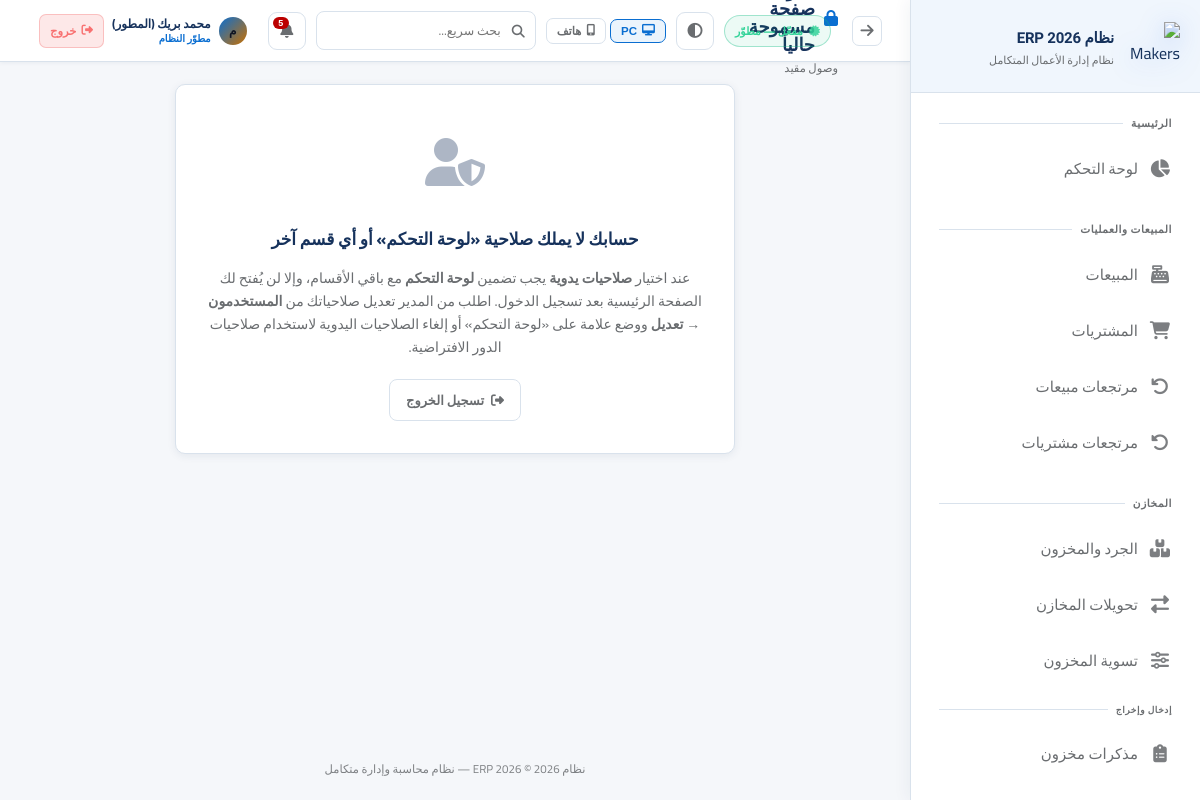
The app's page /access-restricted (signed in) with its own data.
### app.py (models this page shows, shortened)
class AppSetting(db.Model):
    id = db.Column(db.Integer, primary_key=True)
    key = db.Column(db.String(80), unique=True, nullable=False)
    value = db.Column(db.Text)

class User(UserMixin, db.Model):
    id = db.Column(db.Integer, primary_key=True)
    username = db.Column(db.String(80), unique=True, nullable=False)
    password_hash = db.Column(db.String(256))
    full_name = db.Column(db.String(120))
    role = db.Column(db.String(20), default='user')  # developer, admin, manager, user
    branch_id = db.Column(db.Integer, db.ForeignKey('branch.id'))
    is_active = db.Column(db.Boolean, default=True)
    created_at = db.Column(db.DateTime, default=datetime.utcnow)
    last_seen = db.Column(db.DateTime, nullable=True)
    last_ip = db.Column(db.String(64), nullable=True)
    last_user_agent = db.Column(db.String(256), nullable=True)
    permissions = db.Column(db.Text)  # JSON list of permission keys; empty = استخدام صلاحيات الدور

### app.py (the view)
@app.route('/access-restricted')
@login_required
def access_restricted():
    return render_template('access_restricted.html')

### app.py (called while the page is built, shortened)
@login_manager.user_loader
def load_user(user_id):
    return User.query.get(int(user_id))

def user_can(user, perm: str) -> bool:
    if not user or not user.is_authenticated:
        return False
    if getattr(user, 'role', None) == 'developer':
        return True

def user_can_approve_transfers(user) -> bool:
    if not user or not user.is_authenticated:
        return False
    if getattr(user, 'role', None) in ('developer', 'admin'):
        return True
    custom = _perm_list_from_user(user)
    if custom is not None:
        return 'transfer_approve' in custom
    return False

def user_can_delete_users_account(user) -> bool:
    if not user or not user.is_authenticated:
        return False
    if getattr(user, 'role', None) == 'developer':
        return True

def permission_keys_for_editor(viewer):
    if not viewer or not getattr(viewer, 'is_authenticated', False):
        return [x for x in PERMISSION_KEYS if x[0] not in DEVELOPER_ONLY_PERMS]
    if getattr(viewer, 'role', None) == 'developer':
        return list(PERMISSION_KEYS)
    return [x for x in PERMISSION_KEYS if x[0] not in DEVELOPER_ONLY_PERMS]

def subscription_status_for_ui():
    if not current_user.is_authenticated:
        return None
    gs = get_app_settings_dict(branch_id=None)
    lic_msg = (gs.get('license_expiry_message') or DEFAULT_SETTINGS.get('license_expiry_message', '') or '').strip()
    if getattr(current_user, 'role', None) == 'developer':
        return {'kind': 'developer', 'line': 'مفعّل — مطوّر', 'client_message': lic_msg}

def _pending_transfers_count_for_user(user):
    if not user or not user.is_authenticated:
        return 0
    q = TransferRequest.query.filter_by(status='pending')
    if user_can_approve_transfers(user):
        q = q.filter(
            db.or_(
                TransferRequest.approver_user_id.is_(None),
                TransferRequest.approver_user_id == user.id,
            )
        )
        return q.count()
    return 0

@app.before_request
def erp_sqlite_autobackup_start():
    if getattr(erp_sqlite_autobackup_start, '_started', False):
        return

### templates/access_restricted.html (shortened to what this page needs)
{% extends 'base.html' %}
{% set block_icon = 'fas fa-lock' %}
{% block breadcrumb %}وصول مقيد{% endblock %}
{% block content %}
<div class="card" style="max-width:560px;margin:0 auto;">
    <div class="card-body" style="text-align:center;padding:32px 24px;">
        <div style="font-size:48px;margin-bottom:16px;opacity:.35;"><i class="fas fa-user-shield"></i></div>
        <h2 style="font-size:17px;font-weight:800;margin-bottom:12px;">حسابك لا يملك صلاحية «لوحة التحكم» أو أي قسم آخر</h2>
        <p style="color:var(--text-muted);font-size:14px;line-height:1.65;margin-bottom:20px;">
            عند اختيار <strong>صلاحيات يدوية</strong> يجب تضمين <strong>لوحة التحكم</strong> مع باقي الأقسام، وإلا لن يُفتح لك الصفحة الرئيسية بعد تسجيل الدخول.
            اطلب من المدير تعديل صلاحياتك من <strong>المستخدمون → تعديل</strong> ووضع علامة على «لوحة التحكم» أو إلغاء الصلاحيات اليدوية لاستخدام صلاحيات الدور الافتراضية.
        </p>
        <a href="{{ url_for('logout') }}" class="btn btn-outline"><i class="fas fa-sign-out-alt"></i> تسجيل الخروج</a>
    </div>
</div>
{% endblock %}

### templates/base.html (shortened to what this page needs)
<!DOCTYPE html>
<html lang="ar" dir="rtl" data-theme="fiori" data-layout-default="{{ layout_max_width | default('1400px') }}">
<head>
    <link rel="stylesheet" href="https://cdnjs.cloudflare.com/ajax/libs/font-awesome/6.5.0/css/all.min.css">
    <link rel="stylesheet" href="{{ url_for('static', filename='css/style.css') }}">
</head>
<body>
<aside class="sidebar sidebar-enterprise" id="sidebar">
    <div class="sidebar-logo">
        <div class="logo-icon">
            <img src="{{ url_for('static', filename='img/logo-makers-erp-3d.png') }}" alt="Makers ERP">
        </div>
        <div class="logo-text">
            <div class="name">{{ app_brand_title | default('Silsal POS') }}</div>
            <div class="sub">نظام إدارة الأعمال المتكامل</div>
        </div>
    </div>
    <nav class="sidebar-nav" id="sidebarNav" style="display:flex;flex-direction:column;padding-bottom:8px;">
        <div class="nav-section">
            <div class="nav-label">الرئيسية</div>
            {% if can('dashboard') %}
            <a href="{{ url_for('dashboard') }}" class="nav-link {% if request.endpoint=='dashboard' %}active{% endif %}">
                <i class="fas fa-chart-pie"></i><span class="label">لوحة التحكم</span>
            </a>
            {% endif %}
        </div>
        {% if can('sales') or can('purchases') or can('returns') %}
        <div class="nav-section">
            <div class="nav-label">المبيعات والعمليات</div>
            {% if can('sales') %}
            <a href="{{ url_for('sales') }}" class="nav-link {% if 'sale' in (request.endpoint or '') and 'return' not in (request.endpoint or '') and 'report' not in (request.endpoint or '') %}active{% endif %}">
                <i class="fas fa-cash-register"></i><span class="label">المبيعات</span>
            </a>
            {% endif %}
            {% if can('purchases') %}
            <a href="{{ url_for('purchases') }}" class="nav-link {% if 'purchase' in (request.endpoint or '') and 'return' not in (request.endpoint or '') and 'report' not in (request.endpoint or '') %}active{% endif %}">
                <i class="fas fa-shopping-cart"></i><span class="label">المشتريات</span>
            </a>
            {% endif %}
            {% if can('returns') %}
            <a href="{{ url_for('sale_returns') }}" class="nav-link {% if request.endpoint in ['sale_returns','new_sale_return'] %}active{% endif %}">
                <i class="fas fa-undo"></i><span class="label">مرتجعات مبيعات</span>
            </a>
            <a href="{{ url_for('purchase_returns') }}" class="nav-link {% if request.endpoint in ['purchase_returns','new_purchase_return'] %}active{% endif %}">
                <i class="fas fa-undo-alt"></i><span class="label">مرتجعات مشتريات</span>
            </a>
            {% endif %}
        </div>
        {% endif %}
        {% if can('inventory') or can('transfers') or can('adjust_stock') %}
        <div class="nav-section">
            <div class="nav-label">المخازن</div>
            {% if can('inventory') %}
            <a href="{{ url_for('inventory') }}" class="nav-link {% if request.endpoint=='inventory' %}active{% endif %}">
                <i class="fas fa-boxes"></i><span class="label">الجرد والمخزون</span>
            </a>
            {% endif %}
            {% if can('transfers') %}
            <a href="{{ url_for('transfers') }}" class="nav-link {% if 'transfer' in (request.endpoint or '') %}active{% endif %}">
                <i class="fas fa-exchange-alt"></i><span class="label">تحويلات المخازن</span>
            </a>
            {% endif %}
            {% if can('adjust_stock') %}
            <a href="{{ url_for('adjust_stock') }}" class="nav-link {% if request.endpoint=='adjust_stock' %}active{% endif %}">
                <i class="fas fa-sliders-h"></i><span class="label">تسوية المخزون</span>
            </a>
            {% endif %}
            {% if can('inventory') %}
            <div class="nav-label" style="padding-top:10px;font-size:9px;">إدخال وإخراج</div>
            <a href="{{ url_for('inventory_memos_list') }}" class="nav-link ">
                <i class="fas fa-clipboard-list"></i><span class="label">مذكرات مخزون</span>
            </a>
            {% endif %}
        </div>
        {% endif %}
        {% if can('customers') or can('suppliers') or can('employees') %}
        <div class="nav-section">
        </div>
        {% endif %}
    </nav>
</aside>
<main class="main-content">
    <div class="topbar">
        <div style="display:flex;align-items:center;gap:14px;">
            <button type="button" onclick="history.back()" class="icon-btn" title="رجوع" style="font-size:15px;flex-shrink:0;"><i class="fas fa-arrow-right"></i></button>
            <div>
                <div class="page-title"><i class="{{ block_icon | default('fas fa-home') }}"></i>{% block page_title %}الرئيسية{% endblock %}</div>
                <div class="breadcrumb">{% block breadcrumb %}{{ app_brand_title }}{% endblock %}</div>
            </div>
        </div>
        <div class="topbar-right">
            {% if subscription_status %}
            <span class="sub-pill {% if subscription_status.kind in ('developer','permanent') %}ok{% elif subscription_status.kind in ('expired','none') %}bad{% else %}warn{% endif %}" title="حالة الاشتراك / الترخيص">
                <i class="fas fa-certificate" style="margin-left:6px;opacity:.85;"></i>{{ subscription_status.line }}
            </span>
            {% endif %}
            <button type="button" class="theme-toggle" onclick="erpToggleTheme()" title="تبديل الثيم (Fiori / فاتح / داكن)"><i class="fas fa-adjust"></i></button>
            <div class="erp-device-layout-tools" style="display:flex;align-items:center;gap:4px;flex-shrink:0;" title="وضع العرض — يُحفظ على هذا الجهاز فقط">
                <button type="button" id="btnLayoutPC" onclick="erpSetLayout('pc')" title="عرض PC"
                    style="display:flex;align-items:center;gap:5px;padding:5px 10px;border-radius:7px;font-size:11.5px;font-weight:700;
                           border:1px solid var(--border);background:transparent;color:var(--text-muted);cursor:pointer;transition:all .18s;">
                    <i class="fas fa-desktop"></i> PC
                </button>
                <button type="button" id="btnLayoutPhone" onclick="erpSetLayout('phone')" title="عرض هاتف"
                    style="display:flex;align-items:center;gap:5px;padding:5px 10px;border-radius:7px;font-size:11.5px;font-weight:700;
                           border:1px solid var(--border);background:transparent;color:var(--text-muted);cursor:pointer;transition:all .18s;">
                    <i class="fas fa-mobile-alt"></i> هاتف
                </button>
            </div>
            <div style="position:relative;" id="globalSearchWrapper">
                <div style="position:relative;">
                    <i class="fas fa-search" style="position:absolute;right:11px;top:50%;transform:translateY(-50%);color:var(--text-muted);font-size:13px;pointer-events:none;"></i>
                    <input type="text" id="globalSearchInput" placeholder="بحث سريع..." autocomplete="off"
                        style="width:220px;padding:7px 34px 7px 12px;background:rgba(255,255,255,.04);border:1px solid var(--border);
                               border-radius:8px;color:var(--text);font-family:Cairo,sans-serif;font-size:12.5px;transition:all .2s;"
                        onfocus="this.style.borderColor='var(--accent)';this.style.width='280px'"
                        onblur="setTimeout(()=>{this.style.borderColor='';this.style.width='220px';closeGlobalSearch()},200)">
                </div>
            </div>
            <div style="position:relative;" id="notifWrapper">
                <button class="notif-btn" onclick="toggleNotif()" title="الإشعارات">
                    <i class="fas fa-bell"></i>
                    <span class="notif-count" id="notifCount"></span>
                </button>
            </div>
            <div style="display:flex;align-items:center;gap:8px;padding:4px 10px;border-radius:10px;
                        background:rgba(255,255,255,.05);border:1px solid rgba(255,255,255,.09);
                        backdrop-filter:blur(12px);-webkit-backdrop-filter:blur(12px);flex-shrink:0;">
                <div style="width:28px;height:28px;border-radius:50%;background:linear-gradient(135deg,var(--accent),#c97000);
                            display:flex;align-items:center;justify-content:center;font-size:12px;font-weight:800;color:#0f1422;flex-shrink:0;">
                    {{ (current_user.full_name or current_user.username)[0] }}
                </div>
                <div style="line-height:1.3;min-width:0;">
                    <div style="font-size:12px;font-weight:700;color:var(--text);white-space:nowrap;overflow:hidden;text-overflow:ellipsis;max-width:100px;">
                        {{ current_user.full_name or current_user.username }}
                    </div>
                    <div style="font-size:10px;color:var(--accent);font-weight:600;">
                        {% if current_user.role=='developer' %}مطوّر النظام
                        {% elif current_user.role=='admin' %}مدير النظام
                        {% elif current_user.role=='manager' %}مشرف
                        {% else %}مستخدم{% endif %}
                    </div>
                </div>
                <a href="{{ url_for('logout') }}" title="تسجيل الخروج"
                   style="display:flex;align-items:center;gap:5px;padding:5px 10px;border-radius:7px;
                          background:rgba(239,68,68,.12);border:1px solid rgba(239,68,68,.25);
                          color:#f87171;font-size:11.5px;font-weight:700;text-decoration:none;white-space:nowrap;
                          transition:all .18s;flex-shrink:0;"
                   onmouseover="this.style.background='rgba(239,68,68,.22)';this.style.borderColor='rgba(239,68,68,.5)'"
                   onmouseout="this.style.background='rgba(239,68,68,.12)';this.style.borderColor='rgba(239,68,68,.25)'">
                    <i class="fas fa-sign-out-alt"></i> خروج
                </a>
            </div>
        </div>
    </div>
    <div class="content fade-in">
        {% block content %}{% endblock %}
    </div>
    <div class="app-footer-note">{{ app_brand_title }} © 2026 — نظام محاسبة وإدارة متكامل</div>
</main>
</body>
</html>

### static/css/style.css (style rules this page uses)
html { scrollbar-width:auto;scrollbar-color:rgba(255,255,255,.35) rgba(255,255,255,.05) }
.nav-link, .btn, .stat-card, .card { transition: all 0.2s ease; }

### records on screen
AppSetting: value "نظام ERP 2026"
User: full_name "م", full_name "محمد بريك (المطور)"

### other values on screen
{{ subscription_status.line }} "مفعّل — مطوّر"
